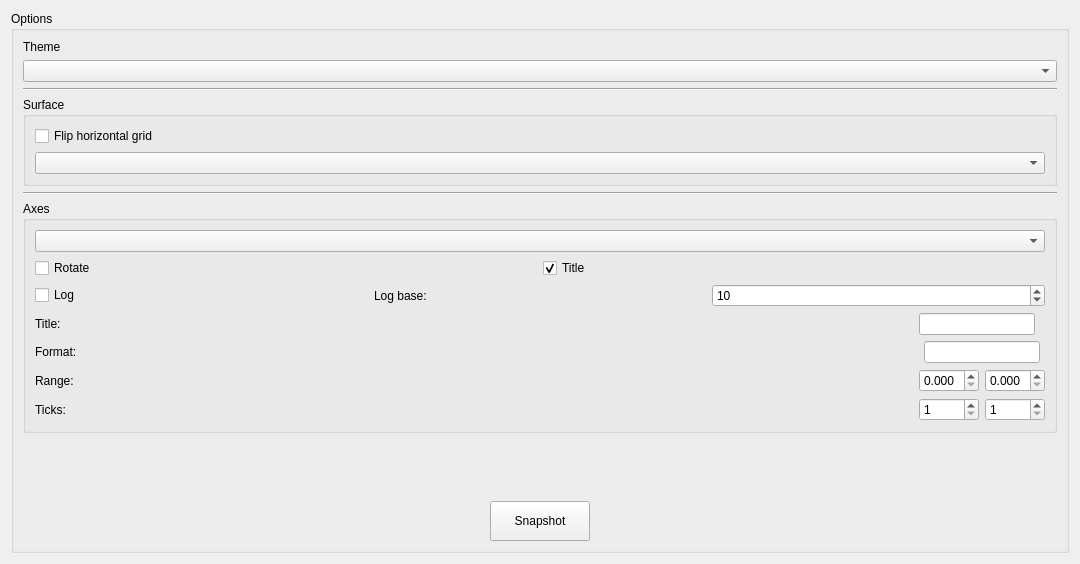
<?xml version="1.0" encoding="UTF-8"?>
<ui version="4.0">
 <class>Plotter3DSurface</class>
 <widget class="QWidget" name="Plotter3DSurface">
  <property name="geometry">
   <rect>
    <x>0</x>
    <y>0</y>
    <width>1080</width>
    <height>564</height>
   </rect>
  </property>
  <property name="windowTitle">
   <string>3D Surface</string>
  </property>
  <layout class="QHBoxLayout" name="horizontalLayout">
   <item>
    <layout class="QVBoxLayout" name="verticalLayout">
     <item>
      <widget class="QGroupBox" name="groupBox">
       <property name="maximumSize">
        <size>
         <width>16777215</width>
         <height>16777215</height>
        </size>
       </property>
       <property name="font">
        <font>
         <pointsize>9</pointsize>
        </font>
       </property>
       <property name="title">
        <string>Options</string>
       </property>
       <layout class="QVBoxLayout" name="verticalLayout_3">
        <item>
         <widget class="QLabel" name="labelTheme">
          <property name="text">
           <string>Theme</string>
          </property>
         </widget>
        </item>
        <item>
         <widget class="QComboBox" name="comboBoxTheme"/>
        </item>
        <item>
         <widget class="Line" name="line_5">
          <property name="orientation">
           <enum>Qt::Horizontal</enum>
          </property>
         </widget>
        </item>
        <item>
         <widget class="QGroupBox" name="groupBoxSurface">
          <property name="title">
           <string>Surface</string>
          </property>
          <layout class="QVBoxLayout" name="verticalLayout_2">
           <item>
            <layout class="QVBoxLayout" name="verticalLayout_4">
             <item>
              <widget class="QCheckBox" name="checkBoxFlip">
               <property name="text">
                <string>Flip horizontal grid</string>
               </property>
              </widget>
             </item>
             <item>
              <widget class="QComboBox" name="comboBoxGradient"/>
             </item>
            </layout>
           </item>
          </layout>
         </widget>
        </item>
        <item>
         <widget class="Line" name="line">
          <property name="orientation">
           <enum>Qt::Horizontal</enum>
          </property>
         </widget>
        </item>
        <item>
         <widget class="QGroupBox" name="groupBoxAxes">
          <property name="title">
           <string>Axes</string>
          </property>
          <layout class="QVBoxLayout" name="verticalLayout_11">
           <item>
            <widget class="QComboBox" name="comboBoxAxis"/>
           </item>
           <item>
            <layout class="QHBoxLayout" name="horizontalLayout_20">
             <item>
              <widget class="QCheckBox" name="checkBoxAxisRotate">
               <property name="enabled">
                <bool>true</bool>
               </property>
               <property name="text">
                <string>Rotate</string>
               </property>
               <property name="checked">
                <bool>false</bool>
               </property>
              </widget>
             </item>
             <item>
              <widget class="QCheckBox" name="checkBoxTitle">
               <property name="text">
                <string>Title</string>
               </property>
               <property name="checked">
                <bool>true</bool>
               </property>
              </widget>
             </item>
            </layout>
           </item>
           <item>
            <layout class="QHBoxLayout" name="horizontalLayout_21">
             <item>
              <widget class="QCheckBox" name="checkBoxLog">
               <property name="enabled">
                <bool>true</bool>
               </property>
               <property name="text">
                <string>Log</string>
               </property>
              </widget>
             </item>
             <item>
              <widget class="QLabel" name="label_19">
               <property name="text">
                <string>Log base:</string>
               </property>
              </widget>
             </item>
             <item>
              <widget class="QSpinBox" name="spinBoxLogBase">
               <property name="enabled">
                <bool>true</bool>
               </property>
               <property name="minimum">
                <number>2</number>
               </property>
               <property name="maximum">
                <number>1000</number>
               </property>
               <property name="value">
                <number>10</number>
               </property>
              </widget>
             </item>
            </layout>
           </item>
           <item>
            <layout class="QGridLayout" name="gridLayout_4">
             <item row="1" column="0">
              <widget class="QLabel" name="label_20">
               <property name="text">
                <string>Title:</string>
               </property>
              </widget>
             </item>
             <item row="2" column="1">
              <layout class="QHBoxLayout" name="horizontalLayout_25">
               <item>
                <widget class="QLineEdit" name="lineEditFormat">
                 <property name="enabled">
                  <bool>true</bool>
                 </property>
                 <property name="sizePolicy">
                  <sizepolicy hsizetype="Fixed" vsizetype="Fixed">
                   <horstretch>0</horstretch>
                   <verstretch>0</verstretch>
                  </sizepolicy>
                 </property>
                 <property name="maximumSize">
                  <size>
                   <width>116</width>
                   <height>16777215</height>
                  </size>
                 </property>
                </widget>
               </item>
              </layout>
             </item>
             <item row="6" column="1">
              <layout class="QHBoxLayout" name="horizontalLayout_22">
               <item>
                <widget class="QSpinBox" name="spinBoxTicks">
                 <property name="enabled">
                  <bool>true</bool>
                 </property>
                 <property name="minimum">
                  <number>1</number>
                 </property>
                 <property name="value">
                  <number>1</number>
                 </property>
                </widget>
               </item>
               <item>
                <widget class="QSpinBox" name="spinBoxMTicks">
                 <property name="enabled">
                  <bool>true</bool>
                 </property>
                 <property name="minimum">
                  <number>1</number>
                 </property>
                </widget>
               </item>
              </layout>
             </item>
             <item row="1" column="1">
              <widget class="QLineEdit" name="lineEditTitle">
               <property name="sizePolicy">
                <sizepolicy hsizetype="Fixed" vsizetype="Fixed">
                 <horstretch>0</horstretch>
                 <verstretch>0</verstretch>
                </sizepolicy>
               </property>
               <property name="maximumSize">
                <size>
                 <width>116</width>
                 <height>16777215</height>
                </size>
               </property>
              </widget>
             </item>
             <item row="5" column="1">
              <layout class="QHBoxLayout" name="horizontalLayout_23">
               <item>
                <widget class="QDoubleSpinBox" name="doubleSpinBoxMin">
                 <property name="sizePolicy">
                  <sizepolicy hsizetype="Fixed" vsizetype="Fixed">
                   <horstretch>0</horstretch>
                   <verstretch>0</verstretch>
                  </sizepolicy>
                 </property>
                 <property name="minimumSize">
                  <size>
                   <width>0</width>
                   <height>0</height>
                  </size>
                 </property>
                 <property name="maximumSize">
                  <size>
                   <width>60</width>
                   <height>16777215</height>
                  </size>
                 </property>
                 <property name="decimals">
                  <number>3</number>
                 </property>
                 <property name="maximum">
                  <double>9999999999.000000000000000</double>
                 </property>
                 <property name="singleStep">
                  <double>1.000000000000000</double>
                 </property>
                 <property name="value">
                  <double>0.000000000000000</double>
                 </property>
                </widget>
               </item>
               <item>
                <widget class="QDoubleSpinBox" name="doubleSpinBoxMax">
                 <property name="sizePolicy">
                  <sizepolicy hsizetype="Fixed" vsizetype="Fixed">
                   <horstretch>0</horstretch>
                   <verstretch>0</verstretch>
                  </sizepolicy>
                 </property>
                 <property name="minimumSize">
                  <size>
                   <width>0</width>
                   <height>0</height>
                  </size>
                 </property>
                 <property name="maximumSize">
                  <size>
                   <width>60</width>
                   <height>16777215</height>
                  </size>
                 </property>
                 <property name="decimals">
                  <number>3</number>
                 </property>
                 <property name="maximum">
                  <double>9999999999.000000000000000</double>
                 </property>
                 <property name="singleStep">
                  <double>1.000000000000000</double>
                 </property>
                </widget>
               </item>
              </layout>
             </item>
             <item row="5" column="0">
              <widget class="QLabel" name="labelRange">
               <property name="text">
                <string>Range:</string>
               </property>
              </widget>
             </item>
             <item row="2" column="0">
              <layout class="QHBoxLayout" name="horizontalLayout_24">
               <item>
                <widget class="QLabel" name="labelFormat">
                 <property name="enabled">
                  <bool>true</bool>
                 </property>
                 <property name="text">
                  <string>Format:</string>
                 </property>
                </widget>
               </item>
              </layout>
             </item>
             <item row="6" column="0">
              <widget class="QLabel" name="label_22">
               <property name="enabled">
                <bool>true</bool>
               </property>
               <property name="text">
                <string>Ticks:</string>
               </property>
              </widget>
             </item>
            </layout>
           </item>
          </layout>
         </widget>
        </item>
        <item>
         <spacer name="verticalSpacer">
          <property name="orientation">
           <enum>Qt::Vertical</enum>
          </property>
          <property name="sizeHint" stdset="0">
           <size>
            <width>20</width>
            <height>40</height>
           </size>
          </property>
         </spacer>
        </item>
        <item>
         <layout class="QHBoxLayout" name="horizontalLayout_28">
          <item>
           <widget class="QPushButton" name="pushButtonSnapshot">
            <property name="minimumSize">
             <size>
              <width>0</width>
              <height>40</height>
             </size>
            </property>
            <property name="maximumSize">
             <size>
              <width>100</width>
              <height>16777215</height>
             </size>
            </property>
            <property name="text">
             <string>Snapshot</string>
            </property>
           </widget>
          </item>
         </layout>
        </item>
       </layout>
      </widget>
     </item>
    </layout>
   </item>
  </layout>
 </widget>
 <resources/>
 <connections/>
</ui>
